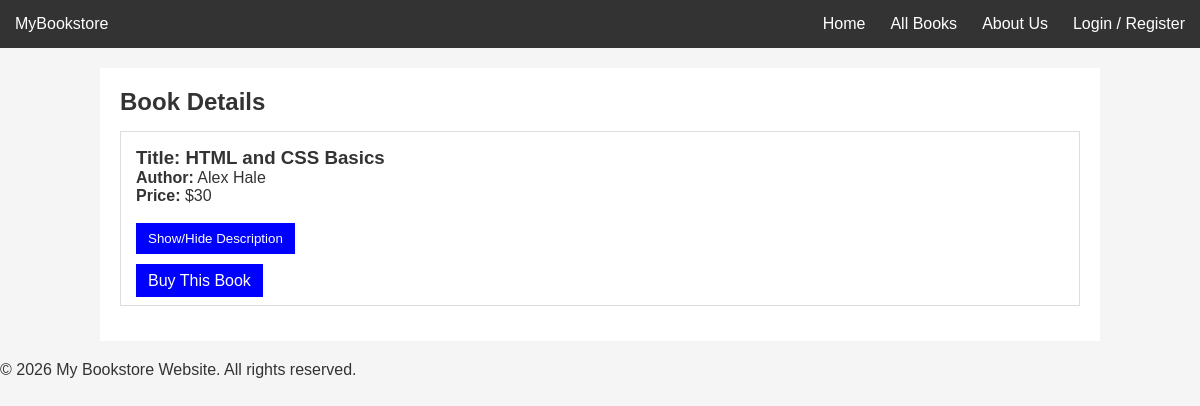
Screenshot of /detail.php?id=1 with the database file from the repository.
### tables this page shows
CREATE TABLE products (
    id INT AUTO_INCREMENT PRIMARY KEY,
    title VARCHAR(100) NOT NULL,
    author VARCHAR(100) NOT NULL,
    price INT NOT NULL,
    description TEXT
);

### config.php (called while the page is built, shortened)
<?php
function clean($data) {
    return htmlspecialchars($data, ENT_QUOTES, 'UTF-8');
}
?>

### detail.php (the view, shortened to what this page needs)
<?php
include 'header.php';
$id = isset($_GET['id']) ? $_GET['id'] : 0;
$stmt = $pdo->prepare("SELECT * FROM products WHERE id = ?");
$stmt->execute([$id]);
$book = $stmt->fetch();
if (!$book) {
    echo "<h3>Book not found!</h3>";
} else {
?>
    <h2>Book Details</h2>
    <div class="book-box">
        <h3>Title: <?php echo clean($book['title']); ?></h3>
        <p><strong>Author:</strong> <?php echo clean($book['author']); ?></p>
        <p><strong>Price:</strong> $<?php echo clean($book['price']); ?></p>
        <br>
        <button class="btn" onclick="toggleDesc(<?php echo $book['id']; ?>)">Show/Hide Description</button>
        <br><br>
        <a href="order.php?book_id=<?php echo $book['id']; ?>" class="btn">Buy This Book</a>
    </div>
<?php
}
include 'footer.php';
?>

### style.css (style rules this page uses)
* { margin: 0; padding: 0; box-sizing: border-box; }
body { font-family: Arial, sans-serif; background-color: #f5f5f5; color: #333; }
.book-box { border: 1px solid #ddd; padding: 15px; margin: 15px 0; background-color: #fff; }
.btn { background-color: blue; color: white; padding: 8px 12px; text-decoration: none; border: none; cursor: pointer; }

### rows the page displays
products: title "HTML and CSS Basics", author "Alex Hale", price "30"
